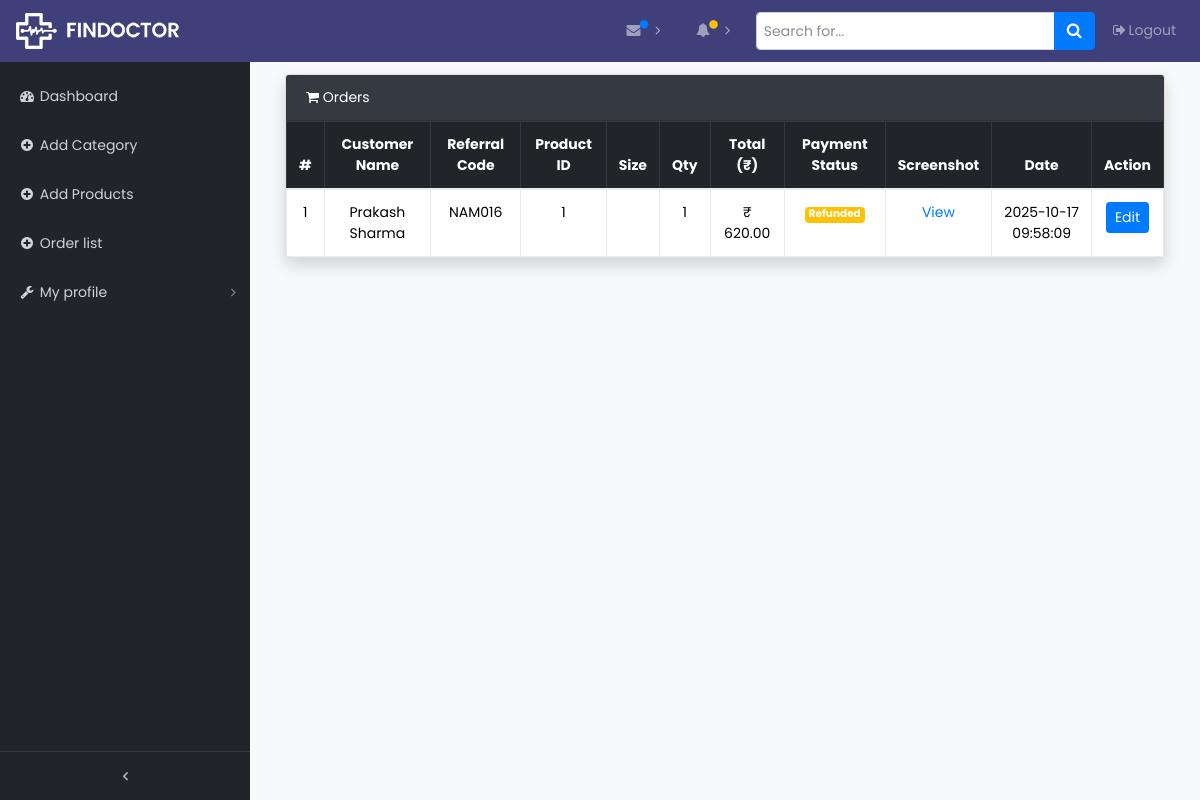
Page /back/orders_list.php on the committed database.
### tables this page shows
CREATE TABLE `orders` (
  `id` int(11) NOT NULL,
  `name` varchar(100) NOT NULL,
  `address` varchar(100) NOT NULL,
  `email` varchar(100) NOT NULL,
  `phone` varchar(15) NOT NULL,
  `size` varchar(50) DEFAULT NULL,
  `product_id` int(11) NOT NULL,
  `weight` varchar(20) NOT NULL,
  `quantity` int(11) NOT NULL DEFAULT 1,
  `total` decimal(10,2) NOT NULL DEFAULT 0.00,
  `referral_code` varchar(50) DEFAULT NULL,
  `created_at` timestamp NOT NULL DEFAULT current_timestamp() ON UPDATE current_timestamp(),
  `status` varchar(50) DEFAULT 'Pending',
  `payment_status` enum('Pending','Paid','Failed','Refunded') DEFAULT 'Pending',
  `payment_screenshot` varchar(255) DEFAULT NULL
);

### back/orders_list.php (the view, shortened to what this page needs)
<?php
$conn = new mysqli("localhost", "root", "", "s4shopdb");
$result = $conn->query("SELECT * FROM orders ORDER BY id DESC");
?>
<!DOCTYPE html>
<html lang="en">
<head>
  <link href="https://cdn.jsdelivr.net/npm/bootstrap@5.3.2/dist/css/bootstrap.min.css" rel="stylesheet">
  <?php include('head.php'); ?>
</head>
<body>
  <?php include('navbar.php'); ?>
  <div class="content-wrapper">
    <div class="container-fluid">
      <div class="d-flex justify-content-between align-items-center mb-3">
        <h2 class="mb-0">🛒 Orders List</h2>
      </div>
      <div class="card shadow">
        <div class="card-header bg-dark text-white">
          <i class="fa fa-shopping-cart"></i> Orders
        </div>
        <div class="card-body p-0">
          <div class="table-responsive">
            <table class="table table-bordered table-hover mb-0">
              <thead class="table-dark">
                <tr>
                  <th>#</th>
                  <th>Customer Name</th>
                  <th>Referral Code</th>
                  <th>Product ID</th>
                  <th>Size</th>
                  <th>Qty</th>
                  <th>Total (₹)</th>
                  <th>Payment Status</th>
                  <th>Screenshot</th>
                  <th>Date</th>
                  <th>Action</th>
                </tr>
              </thead>
              <tbody id="ordersTable">
                <?php if($result->num_rows > 0) {
                  $i=1;
                  while($row = $result->fetch_assoc()){ ?>
                    <tr id="row-<?= $row['id'] ?>">
                      <td><?= $i++ ?></td>
                      <td><?= htmlspecialchars($row['name']) ?></td>
                      <td><?= htmlspecialchars($row['referral_code'] ?? '—') ?></td>
                      <td><?= htmlspecialchars($row['product_id']) ?></td>
                      <td><?= htmlspecialchars($row['size']) ?></td>
                      <td><?= $row['quantity'] ?></td>
                      <td>₹ <?= number_format($row['total'],2) ?></td>
                      <td>
                        <?php
                          $status = ucfirst($row['payment_status'] ?? 'Pending');
                          $badgeClass = $status === 'Received' ? 'success' : ($status === 'Cancelled' ? 'danger' : 'warning');
                        ?>
                        <span class="badge bg-<?= $badgeClass ?>" id="status-<?= $row['id'] ?>"><?= $status ?></span>
                      </td>
                      <td>
                        <?php if(!empty($row['payment_screenshot'])) { ?>
                          <a href="<?= $row['payment_screenshot'] ?>" target="_blank">View</a>
                        <?php } else { echo '<span class="text-muted">No Proof</span>'; } ?>
                      </td>
                      <td><?= $row['created_at'] ?? '' ?></td>
                      <td>
                        <button class="btn btn-sm btn-primary editBtn"
                          data-id="<?= $row['id'] ?>"
                          data-status="<?= $row['payment_status'] ?? 'Pending' ?>"
                          data-bs-toggle="modal" data-bs-target="#paymentModal">
                          Edit
                        </button>
                      </td>
                    </tr>
                <?php } } else { ?>
                    <tr><td colspan="11" class="text-center text-muted">No orders found</td></tr>
                <?php } ?>
              </tbody>
            </table>
          </div>
        </div>
      </div>
    </div>
  </div>
</body>
</html>

### back/css/admin.css (style rules this page uses)
html { position: relative; min-height: 100%; }
body { overflow-x: hidden; }
.content-wrapper { min-height: calc(100vh - 62px); padding-top: 1rem; }
.content-wrapper { overflow-x: hidden; background: white; }
@media (min-width: 992px) { .content-wrapper { margin-left: 250px; } }
body { background: #f8f8f8; color: #777 !important; font-family: "Poppins", Helvetica, sans-serif; font-size: 14px; font-size: 0.875rem; }
.content-wrapper { background: #f8f8f8; }
h1, h2, h3, h4, h5, h6 { color: #333 !important; }
a { color: #007bff; text-decoration: none; -moz-transition: all 0.5s ease-in-out; -o-transition: all 0.5s ease-in-out; -webkit-transition: all 0.5s ease-in-out; -ms-transition: all 0.5s ease-in-out; transition: all 0.5s ease-in-out; outline: none; }

### back/orders_list.php (style rules this page uses)
.content-wrapper { min-height: 100vh; background: #f8f9fa; padding: 20px; }
table th, table td { vertical-align: middle; text-align: center; }

### rows in the picture
orders: name "Prakash Sharma", referral_code "NAM016", product "1", quantity "1", total "620.00", payment_status "Refunded", created_at "2025-10-17 09:58:09"
